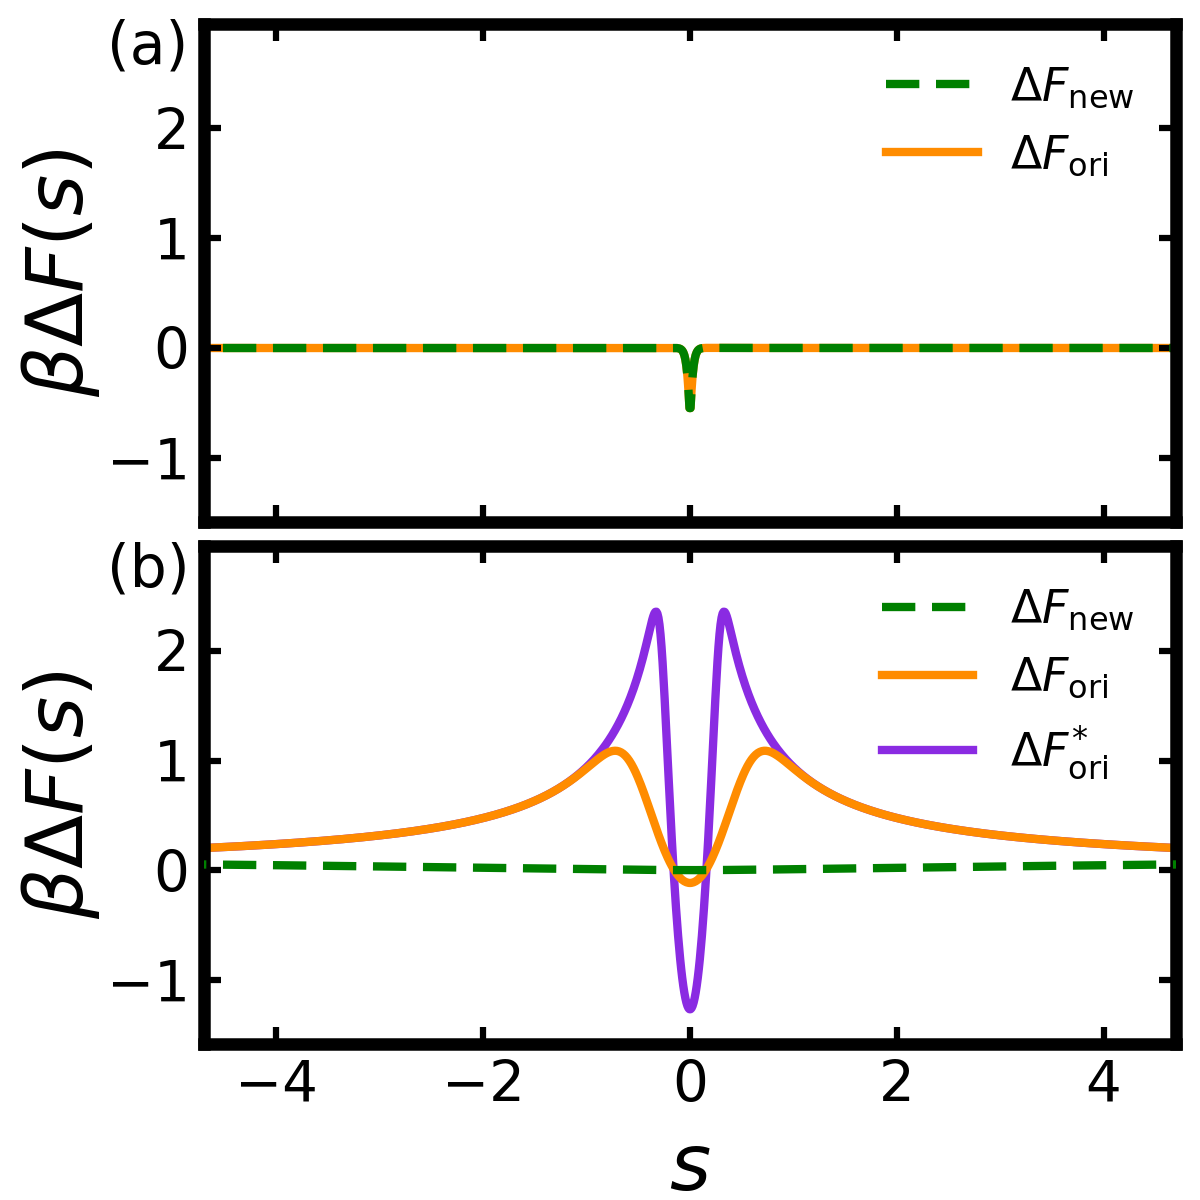

Source code (Python):
import sys
import os
import matplotlib.pyplot as plt   # plots
import numpy as np

from liblibra_core import *
from libra_py import units

from plot_utils import set_style

parent_dir = os.path.abspath(os.path.join(os.path.dirname(__file__), '..'))
sys.path.insert(0, parent_dir)

from kcrpmd_utils.kcrpmdtst import KcrpmdTst

set_style()

T = 300.0
beta = units.hartree / (units.boltzmann * T)
a = 0.1
b = 1000.0
c = 0.5

ms = 1836.0
ws = 2.28e-3
s0 = -2.4
s1 = 2.4
eps = 0.0

#K0_low = 4.0e-5
#K0_high = 4.0e-3
#K0_high = 7.62e-3
K0_low = 9.55e-05
#K0_high = 4.47e-03
K0_high = 6.46e-03
#K0_high = 9.33e-03
bq = 0.0
mq = 5e4
wq = 5e-4

Kq_low = lambda q: K0_low * np.exp(-bq * q)
Kq_high = lambda q: K0_high * np.exp(-bq * q)
Vq = lambda q: 0.5 * mq * wq**2 * q**2

adiabatic_tst_low = KcrpmdTst(beta,a,b,c,ms,ws,s0,s1,eps,Kq_low,Vq) 
newkcrpmd_tst_low = KcrpmdTst(beta,a,b,c,ms,ws,s0,s1,eps,Kq_low,Vq); newkcrpmd_tst_low.set_eta_my_gammay() 
oldkcrpmd_tst_low = KcrpmdTst(beta,a,b,c,ms,ws,s0,s1,eps,Kq_low,Vq); oldkcrpmd_tst_low.set_eta_my_gammay()
oldkcrpmd_tst_low.eta = 2 * oldkcrpmd_tst_low.eta - np.sqrt(np.pi / oldkcrpmd_tst_low.a)
oldkcrpmd_tst_low.a = 2 * oldkcrpmd_tst_low.a; oldkcrpmd_tst_low.c = 0.0

adiabatic_tst_high = KcrpmdTst(beta,a,b,c,ms,ws,s0,s1,eps,Kq_high,Vq) 
newkcrpmd_tst_high = KcrpmdTst(beta,a,b,c,ms,ws,s0,s1,eps,Kq_high,Vq); newkcrpmd_tst_high.set_eta_my_gammay() 
oldkcrpmd_tst_high = KcrpmdTst(beta,a,b,c,ms,ws,s0,s1,eps,Kq_high,Vq); oldkcrpmd_tst_high.set_eta_my_gammay()
oldkcrpmd_tst_high.eta = 2 * oldkcrpmd_tst_high.eta - np.sqrt(np.pi / oldkcrpmd_tst_high.a)
oldkcrpmd_tst_high.a = 2 * oldkcrpmd_tst_high.a; oldkcrpmd_tst_high.c = 0.0
oldkcrpmda1_tst_high = KcrpmdTst(beta,1.0,b,c,ms,ws,s0,s1,eps,Kq_high,Vq); oldkcrpmda1_tst_high.set_eta_my_gammay()
oldkcrpmda1_tst_high.eta = 2 * oldkcrpmda1_tst_high.eta - np.sqrt(np.pi / oldkcrpmda1_tst_high.a)
oldkcrpmda1_tst_high.a = 2 * oldkcrpmda1_tst_high.a; oldkcrpmda1_tst_high.c = 0.0

s_ar = np.linspace(-5.0, 5.0, 1000)

Fgs_low = adiabatic_tst_low.Fgs(s_ar)
newFs_low = newkcrpmd_tst_low.Fs(s_ar)
oldFs_low = oldkcrpmd_tst_low.Fs(s_ar)

Fgs_high = adiabatic_tst_high.Fgs(s_ar)
newFs_high = newkcrpmd_tst_high.Fs(s_ar)
oldFs_high = oldkcrpmd_tst_high.Fs(s_ar)
oldFsa1_high = oldkcrpmda1_tst_high.Fs(s_ar)

fig, (ax1, ax2) = plt.subplots(nrows=2, ncols=1, figsize=(4.0, 4.0), sharex=True, sharey=False, dpi=300)
ax1.text(-0.1, 0.92, "(a)", transform=ax1.transAxes, fontsize=14)
ax2.text(-0.1, 0.92, "(b)", transform=ax2.transAxes, fontsize=14)
ax1.plot(s_ar, beta * (newFs_low - Fgs_low), color='g', label='$\Delta F_{\mathrm{new}}$', dashes=[4, 2], zorder=2)
ax1.plot(s_ar, beta * (oldFs_low - Fgs_low), color='darkorange', label='$\Delta F_{\mathrm{ori}}$', zorder=1)
ax2.plot(s_ar, beta * (newFs_high - Fgs_high), color='g', label='$\Delta F_{\mathrm{new}}$', dashes=[4, 2], zorder=3)
ax2.plot(s_ar, beta * (oldFs_high - Fgs_high), color='darkorange', label=r'$\Delta F_{\mathrm{ori}}$', zorder=2)
ax2.plot(s_ar, beta * (oldFsa1_high - Fgs_high), color='blueviolet', label=r'$\Delta F_{\mathrm{ori}}^{*}$', zorder=1)
ax1.set_xlim(-4.7,4.7)
ax1.set_ylim(-beta*0.0015,beta*0.0028) #ax1.set_ylim(-0.002,0.03)
ax2.set_ylim(-beta*0.0015,beta*0.0028) #ax2.set_ylim(-0.002,0.03)
ax1.set_yticks([-1, 0, 1, 2])
ax2.set_xticks([-4, -2, 0, 2, 4])
ax2.set_yticks([-1, 0, 1, 2])
ax2.set_xlabel(r"$s$")
ax1.set_ylabel(r"$\beta\Delta F(s)$", labelpad=1)
ax2.set_ylabel(r"$\beta\Delta F(s)$", labelpad=1)
ax1.legend(fontsize=11, loc='upper right', handletextpad=0.7)
ax2.legend(fontsize=10, loc='upper right', handletextpad=0.4)
plt.legend()

plt.subplots_adjust(hspace=0.05, left=0.17, right=0.98, top=0.98, bottom=0.13)
#plt.subplots_adjust(hspace=0.05, left=0.18, right=0.98, top=0.98, bottom=0.12)
plt.savefig('figure2.png')

